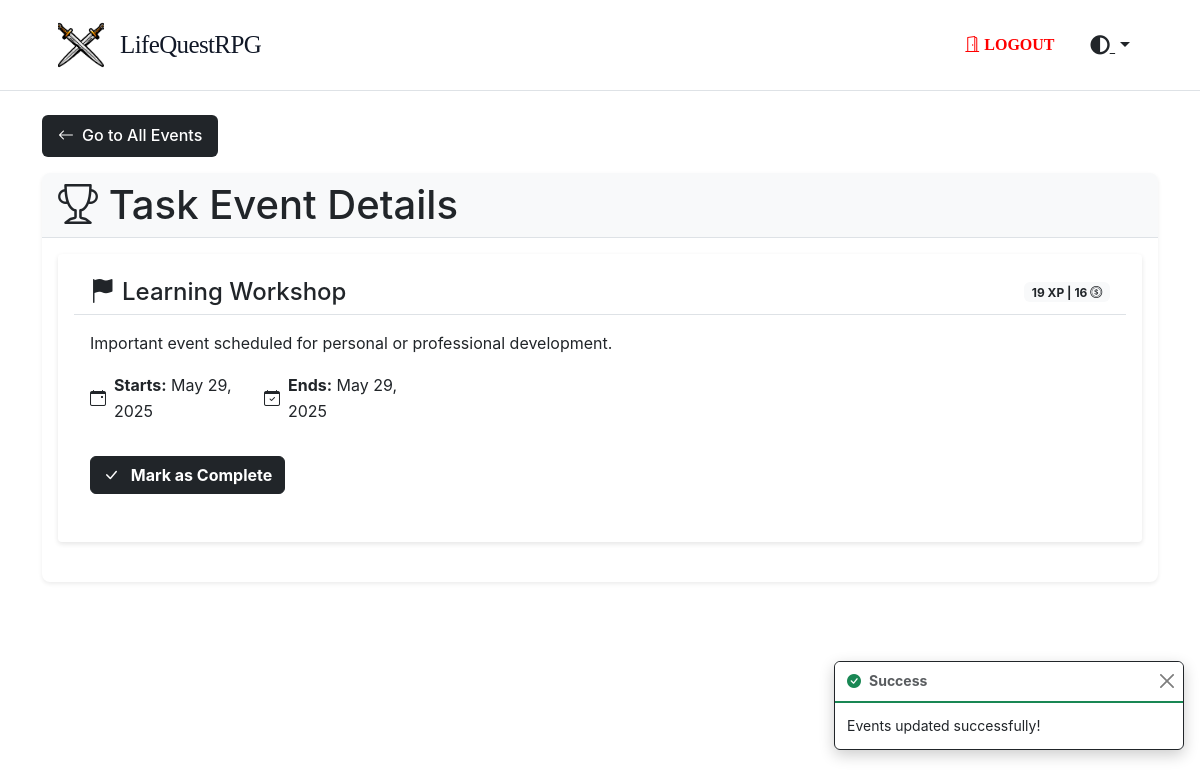
The page /taskevents/107 (signed in) on the database its author committed.
### tables this page shows
CREATE TABLE `user_event` (
  `id` int NOT NULL,
  `user_id` int NOT NULL,
  `event_name` varchar(255) NOT NULL,
  `event_description` text NOT NULL,
  `start_date` timestamp NOT NULL DEFAULT CURRENT_TIMESTAMP,
  `end_date` timestamp NULL DEFAULT NULL,
  `reward_xp` int NOT NULL DEFAULT '0',
  `reward_coins` int NOT NULL DEFAULT '0',
  `status` enum('active','inactive') DEFAULT 'active',
  `created_at` timestamp NOT NULL DEFAULT CURRENT_TIMESTAMP,
  `updated_at` timestamp NOT NULL DEFAULT CURRENT_TIMESTAMP ON UPDATE CURRENT_TIMESTAMP
);

### app/Controllers/TaskEventController.php (called while the page is built, shortened)
<?php
class TaskEventController extends Controller
{
  protected $TaskEventModel;
  protected $UserEventCompletionModel;
  public function __construct()
  {
    $this->TaskEventModel = new TaskEvent();
    $this->UserEventCompletionModel = new UserEventCompletion();
  }
  public function show($event_id)
  {
    $currentUser = Auth::user();
    $taskEventsId = $this->TaskEventModel->getEventById($currentUser['id']);
    $event = $this->TaskEventModel->getEventById($event_id);
    $userHasCompleted = $this->UserEventCompletionModel->hasUserCompleted($currentUser['id'], $taskEventsId);
    if (!$this->TaskEventModel->checkEventActive($event_id)) {
      $_SESSION['error'] = 'This event is not active.';
      return $this->redirect('/profile');
    }
    if ($event) {
      return $this->view('taskevents/show', [
        'title' => 'Task Event Details',
        'event' => $event,
        'userHasCompleted' => $userHasCompleted,
      ]);
    } else {
      $_SESSION['error'] = 'Task Event not found.';
      return $this->redirect('/taskevents');
    }
  }
}

### app/Core/Router.php (called while the page is built, shortened)
<?php
class Router
{
  protected $routes = [
    'GET' => [],
    'POST' => [],
    'PUT' => [],
    'DELETE' => []
  ];
  public function get(string $uri, array $controller, array $middleware = [])
  {
    $this->routes['GET'][$uri] = [
      'controller' => $controller,
      'middleware' => $middleware
    ];
    return $this;
  }
  public function post(string $uri, array $controller, array $middleware = [])
  {
    $this->routes['POST'][$uri] = [
      'controller' => $controller,
      'middleware' => $middleware
    ];
    return $this;
  }
  public function put(string $uri, array $controller, array $middleware = [])
  {
    $this->routes['PUT'][$uri] = [
      'controller' => $controller,
      'middleware' => $middleware
    ];
    return $this;
  }
  public function delete(string $uri, array $controller, array $middleware = [])
  {
    $this->routes['DELETE'][$uri] = [
      'controller' => $controller,
      'middleware' => $middleware
    ];
    return $this;
  }
  public function dispatch(string $uri, string $method)
  {
    $uri = $this->removeQueryString($uri);
    foreach ($this->routes[$method] as $route => $config) {
      if ($this->matchRoute($route, $uri)) {
        return $this->callAction(
          $config['controller'][0],
          $config['controller'][1]
        );
      }
    }
    throw new Exception("No route defined for {$uri} with method {$method}");
  }
  protected function matchRoute(string $route, string $uri)
  {
    if (strpos($route, '{') === false) {
      return false;
    }
    $pattern = preg_replace('/{([a-zA-Z0-9_]+)}/', '([^/]+)', $route);
    $pattern = '#^' . $pattern . '$#';
    if (preg_match($pattern, $uri, $matches)) {
      return true;
    }
    return false;
  }
  protected function removeQueryString(string $uri)
  {
    return parse_url($uri, PHP_URL_PATH) ?? $uri;
  }
  protected function callAction(string $controller, string $action)
  {
    $controller = new $controller();
    $params = [];
    foreach ($_GET as $key => $value) {
      if ($key !== 'url') {
        $params[] = $value;
      }
    }
    return call_user_func_array([$controller, $action], $params);
  }
}

### web/bootstrap.php (called while the page is built, shortened)
<?php
$config = require_once __DIR__ . '/../config/config.php';
$database = require_once __DIR__ . '/../config/database.php';
$router = new Router();
$uri = $_SERVER['REQUEST_URI'] ?? '/';
$method = $_SERVER['REQUEST_METHOD'] ?? 'GET';
try {
  $router->dispatch($uri, $method);
} catch (Exception $e) {
  if ($config['debug']) {
    echo '<h1>Error</h1>';
    echo '<p>' . $e->getMessage() . '</p>';
    echo '<pre>' . $e->getTraceAsString() . '</pre>';
  } else {
    http_response_code(404);
    require_once __DIR__ . '/../app/Views/errors/404.php';
  }
}

### public/index.php (called while the page is built, shortened)
<?php
require_once ROOT_PATH . '/web/bootstrap.php';
?>

### app/Core/Database.php (called while the page is built, shortened)
<?php
class Database
{
  protected $pdo;
  protected $statement;
  public function __construct(array $config)
  {
    $dsn = "mysql:host={$config['host']};dbname={$config['database']};charset={$config['charset']}";
    $options = [
      PDO::ATTR_ERRMODE => PDO::ERRMODE_EXCEPTION,
      PDO::ATTR_DEFAULT_FETCH_MODE => PDO::FETCH_ASSOC,
      PDO::ATTR_EMULATE_PREPARES => false,
    ];
    try {
      $this->pdo = new PDO($dsn, $config['username'], $config['password'], $options);
    } catch (PDOException $e) {
      throw new PDOException($e->getMessage(), (int) $e->getCode());
    }
  }
  public function query(string $sql)
  {
    $this->statement = $this->pdo->prepare($sql);
    return $this;
  }
  public function bind(array $parameters)
  {
    foreach ($parameters as $key => $value) {
      if (is_array($value)) {
        $value = json_encode($value);
        $paramType = PDO::PARAM_STR;
      } else {
        $paramType = is_int($value) ? PDO::PARAM_INT : PDO::PARAM_STR;
      }
      $this->statement->bindValue(
        is_numeric($key) ? $key : $key,
        $value,
        $paramType
      );
    }
    return $this;
  }
  public function execute()
  {
    $this->statement->execute();
    return $this;
  }
  public function fetch()
  {
    return $this->statement->fetch();
  }
  public function fetchColumn()
  {
    return $this->statement->fetchColumn();
  }
}
?>

### app/Core/Model.php (called while the page is built, shortened)
<?php
abstract class Model
{
  protected static $db;
  protected static $table;
  public static function setDatabase(Database $database)
  {
    self::$db = $database;
  }
  public static function find(int $id)
  {
    return self::$db->query("SELECT * FROM " . static::$table . " WHERE id = ?")
      ->bind([1 => $id])
      ->execute()
      ->fetch();
  }
}

### app/Core/Auth.php (called while the page is built, shortened)
<?php
abstract class Auth
{
  protected static $user = null;
  public static function check()
  {
    return isset($_SESSION['users']) && !empty($_SESSION['users']);
  }
  public static function user()
  {
    if (self::$user === null && self::check()) {
      $sessionUser = $_SESSION['users'];
      $userId = null;
      if (is_array($sessionUser)) {
        $userId = $sessionUser['id'] ?? null;
      } elseif (is_object($sessionUser)) {
        $userId = $sessionUser->id ?? null;
      } elseif (is_numeric($sessionUser)) {
        $userId = $sessionUser;
      }
      if ($userId) {
        self::$user = User::find($userId);
      }
    }
    return self::$user;
  }
}

### app/Models/TaskEvent.php (called while the page is built, shortened)
<?php
class TaskEvent extends Model
{
  protected static $table = 'user_event';
  public function getEventById($event_id)
  {
    return self::$db->query("SELECT * FROM " . static::$table . " WHERE id = ?")
      ->bind([1 => $event_id])
      ->execute()
      ->fetch();
  }
  public function checkEventActive($event_id)
  {
    return self::$db->query("SELECT * FROM " . static::$table . " WHERE id = ? AND status = 'active' AND end_date > NOW()")
      ->bind([1 => $event_id])
      ->execute()
      ->fetch();
  }
}

### app/Models/UserEventCompletion.php (called while the page is built, shortened)
<?php
class UserEventCompletion extends Model
{
  protected static $table = 'user_event_completions';
  public function hasUserCompleted($userId, $task_id)
  {
    $sql = "SELECT COUNT(*) FROM " . static::$table . " WHERE user_id = ? AND taskevent_id = ?";
    $result = self::$db->query($sql)
      ->bind([1 => $userId, 2 => $task_id])
      ->execute()
      ->fetchColumn();
    return (bool) $result;
  }
}

### app/Views/taskevents/show.php (the view)
<a href="/taskevents" class="back-button">
  <i class="bi bi-arrow-left"></i>
  Go to All Events
</a>
<div class="card shadow-sm">
  <div class="card-header d-flex justify-content-between align-items-center bg-light text-dark">
    <h1 class="mb-0"><i class="bi bi-trophy"></i> <?= $title ?></h1>
  </div>
  <div class="card-body">
    <?php if (empty($event)): ?>
      <div class="alert alert-info text-center p-4">
        <div class="mb-3"><i class="bi bi-search fs-3"></i></div>
        <p class="mb-0">No quests found. New adventures will appear here soon!</p>
      </div>
    <?php else: ?>
      <div class="taskShowSventCard card bg-white border-0 mb-4">
        <div class="card-header bg-white text-dark d-flex justify-content-between align-items-center ">
          <h2 class="h4 mb-0">
            <i class="bi bi-flag-fill me-2"></i><?= $event['event_name'] ?>
          </h2>
          <span class="badge bg-light text-dark"><?= $event['reward_xp'] ?> XP | <?= $event['reward_coins'] ?>
            <i class="bi bi-coin"></i>
          </span>
        </div>
        <div class="card-body">
          <p class=""><?= $event['event_description'] ?></p>
          <div class="row mb-4">
            <div class="col-md-2">
              <div class="d-flex align-items-center mb-2">
                <i class="bi bi-calendar-event me-2"></i>
                <span><strong>Starts:</strong> <?= date('F j, Y', strtotime($event['start_date'])); ?></span>
              </div>
            </div>
            <div class="col-md-2">
              <div class="d-flex align-items-center">
                <i class="bi bi-calendar-check me-2"></i>
                <span><strong>Ends:</strong> <?= date('F j, Y', strtotime($event['end_date'])); ?></span>
              </div>
            </div>
          </div>
          <?php if (isset($_GET['completion_success'])): ?>
            <div class="alert alert-success">
              <i class="bi bi-trophy me-2"></i> Congratulations! You've claimed your rewards!
            </div>
          <?php elseif (isset($_GET['completion_error'])): ?>
            <div class="alert alert-danger">
              <i class="bi bi-exclamation-triangle me-2"></i> There was an error marking this event as complete.
            </div>
          <?php elseif (isset($_GET['already_completed'])): ?>
            <div class="alert alert-secondary">
              <i class="bi bi-check-circle me-2"></i> You have already completed this event.
            </div>
          <?php else: ?>
            <?php if (!$userHasCompleted): ?>
              <form action="/taskevents/complete/<?= $event['id'] ?>" method="post" class="mb-3">
                <button type="submit" class="btn btn-dark btn-hover-effect">
                  <i class="bi bi-check-lg me-2"></i> Mark as Complete
                </button>
              </form>
            <?php else: ?>
              <button type="button" class="btn btn-secondary btn-sm" disabled></button>Completed</button>
            <?php endif; ?>
          <?php endif; ?>
        </div>
      </div>
    <?php endif; ?>
  </div>
</div>

### public/assets/css/style.css (style rules this page uses)
:root { --primary-color: #111827; --secondary-color: #ffffff; --accent-color: #4b5563; --text-color: #374151; --background-color: #ffffff; --border-color: #e5e7eb; }
body { font-family: 'Inter', -apple-system, BlinkMacSystemFont, 'Segoe UI', Roboto, sans-serif; line-height: 1.6; color: var(--text-color); background-color: var(--background-color); -webkit-font-smoothing: antialiased; }
.btn-hover-effect { transition: all 0.2s ease; font-weight: bold; }
.card { border: none; border-radius: 8px; overflow: hidden; box-shadow: 0 4px 12px rgba(0, 0, 0, 0.05); }
.back-button { display: inline-flex; align-items: center; gap: 0.5rem; padding: 0.5rem 1rem; background-color: #212529; color: white; border-radius: 0.375rem; text-decoration: none; font-weight: 500; transition: all 0.3s ease; margin-bottom: 1rem; }
.taskShowSventCard { background-color: #f8f9fa; border-radius: 0.25rem; padding: 1rem; margin-bottom: 1rem; box-shadow: 0 2px 5px rgba(0, 0, 0, 0.1); transition: transform 0.2s, box-shadow 0.2s; }

### public/assets/css/navbar.css (style rules this page uses)
body.theme-light { --bg-primary: #ffffff; --bg-secondary: #f8f9fa; --text-primary: #212529; --text-secondary: #6c757d; --border-color: #dee2e6; --card-bg: #ffffff; --card-border: #dee2e6; --navbar-bg: #ffffff; --sidebar-bg: #f8f9fa; --box-shadow: 0 4px 8px rgba(0, 0, 0, 0.1); }

### public/assets/css/themes.css (style rules this page uses)
body.theme-light { --bg-primary: #ffffff; --bg-secondary: #f8f9fa; --text-primary: #212529; --text-secondary: #6c757d; --border-color: #dee2e6; --card-bg: #ffffff; --card-border: #dee2e6; --navbar-bg: #ffffff; --sidebar-bg: #f8f9fa; --box-shadow: 0 4px 8px rgba(0, 0, 0, 0.1); --input-bg: #fff; --input-text: #212529; --input-placeholder: #6c757d; --input-focus-bg: #fff; --input-focus-border: #86b7fe; }
body.color-default { --accent-color: #212529; --accent-color-hover: #16181b; --accent-color-rgb: 33, 37, 41; --accent-color-light: rgba(33, 37, 41, 0.1); --accent-color-border: rgba(33, 37, 41, 0.3); }
html, body { transition: background-color 0.3s ease, color 0.3s ease, border-color 0.3s ease, box-shadow 0.3s ease; }
html [class*="form-"], html .card, html .btn, html .navbar, html .list-group-item, html .dropdown-menu, html .alert { transition: background-color 0.3s ease, color 0.3s ease, border-color 0.3s ease, box-shadow 0.3s ease; }
body { background-color: var(--bg-primary); color: var(--text-primary); }
.card { background-color: var(--card-bg); border-color: var(--card-border); color: var(--text-primary); }
.btn-dark { background-color: var(--accent-color); border-color: var(--accent-color); }
.text-dark { color: var(--text-primary) !important; }
.card-header { background-color: rgba(0, 0, 0, 0.05); border-bottom: 1px solid var(--border-color); }

### public/assets/css/login.css (style rules this page uses)
:root { --primary-color: var(--text-primary, #111827); --secondary-color: var(--bg-primary, #ffffff); --accent-color: var(--accent-color, #4b5563); --text-color: var(--text-primary, #374151); --background-color: var(--bg-primary, #ffffff); --border-color: #e5e7eb; --highlight-color: #2196F3; }

### rows shown on the page
user_event: event_name "Learning Workshop", reward_xp "19", reward_coins "16", event_description "Important event scheduled for personal or professional development.", start_date "May 29, 2025", end_date "May 29, 2025"

### other values the page prints
$title "Task Event Details"
$_SESSION['success'] "Events updated successfully!"
